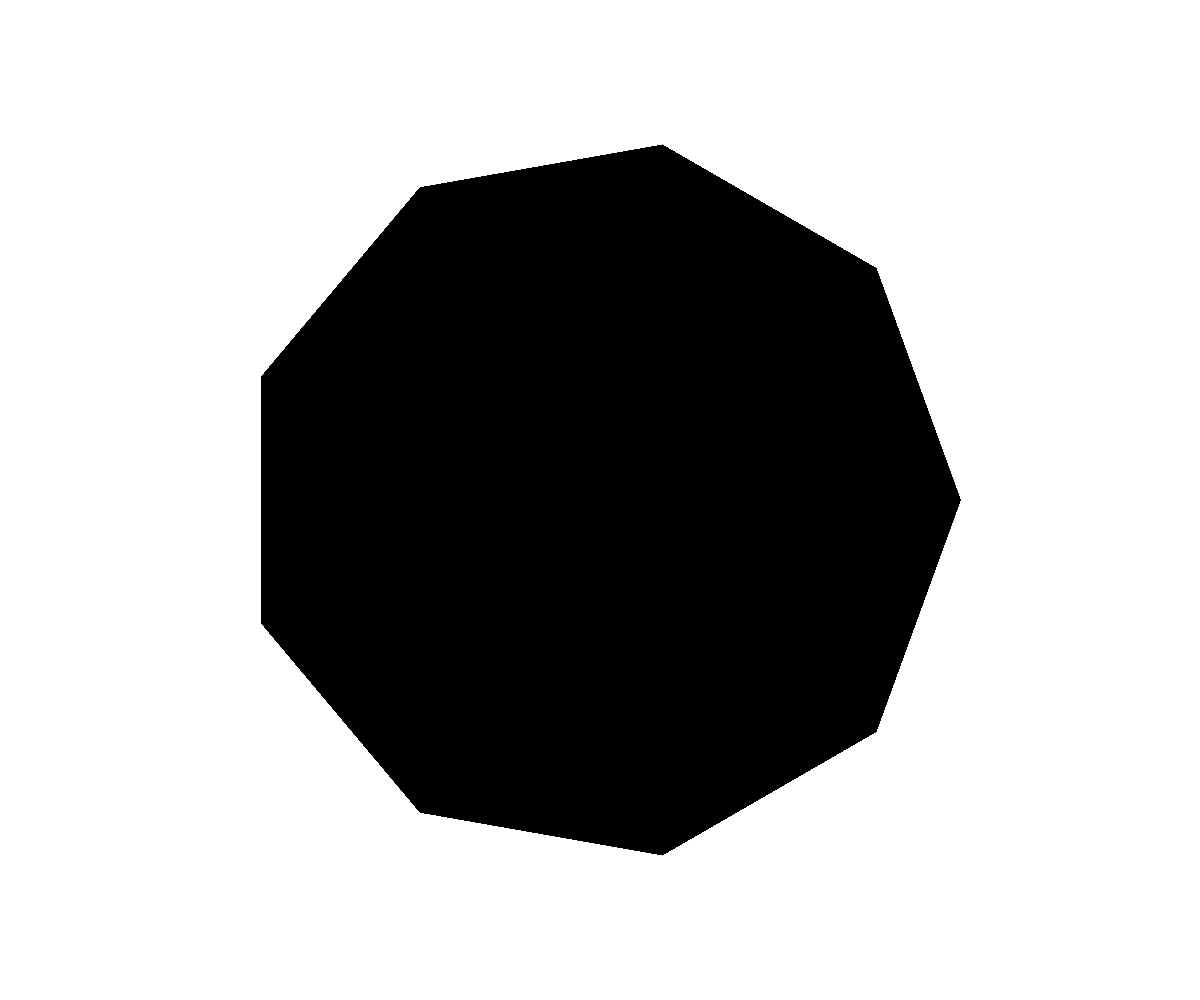
Frame 1 (no input)
Frame 60 (no input): identical to frame 1, image omitted
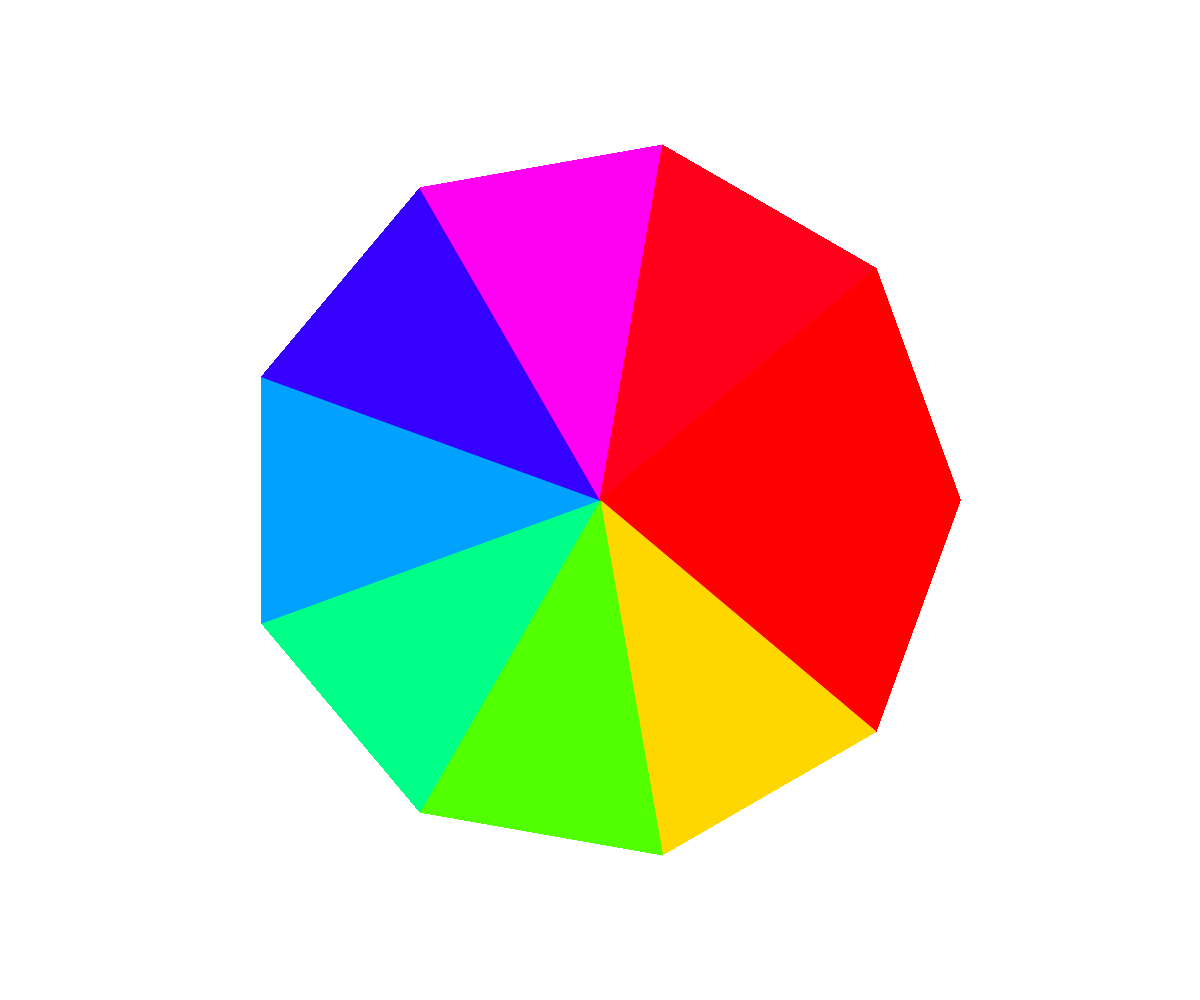
Frame 120 (the mouse pressed at the canvas centre since frame 60)

The p5.js sketch that drew these frames (run headless with seeded random() and noise() and a simulated clock; from frame 60 on, the mouse is pressed at the canvas centre):

// p5.js sketch
// ── sketch.js
var h = 240;
var s = 100;
var b = 100;

var angleStep = 40;
function setup() {
  createCanvas(windowWidth, windowHeight);
  radius = 360;
}

function draw() {
  background(255);
  colorMode(HSB, 285,100,100);
  for(var x=0; x < width; x += angleStep){
    noStroke();
    fill(h+x % 255,s+x % 100,b+x % 100);
     beginShape(TRIANGLE_FAN);
    vertex(width/2,height/2);
    for(var angle =0; angle <= 360; angle += angleStep){
      var vx = width/2 + cos(radians(angle))* radius;
      var vy = height/2 + sin(radians(angle))* radius;
      vertex(vx, vy);
      fill(angle, mouseX, mouseY);
      stroke(angle,mouseX,mouseY);
    }
  endShape();
  }
}
